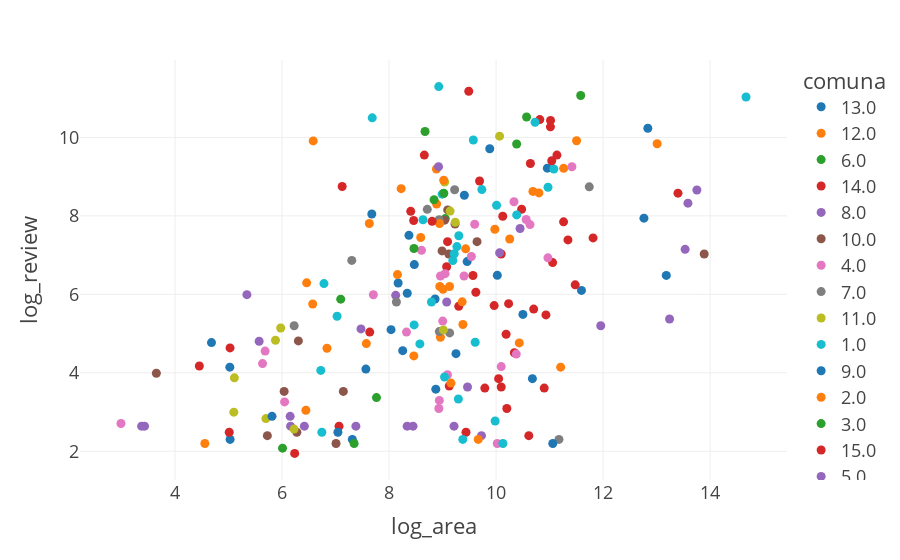

Notebook code cell kept with this figure:
### Code cell
px.scatter(data_frame=evt_score, x='log_area', y='log_review', color='comuna', template='presentation')

### Figure 1 — Plotly figure (JSON) as saved in the notebook; plotly's stock layout.template omitted (floating-point values rounded to 4 significant figures)
{"data": [{"hovertemplate": "comuna=13.0<br>log_area=%{x}<br>log_review=%{y}<extra></extra>", "legendgroup": "13.0", "marker": {"color": "#1F77B4", "symbol": "circle"}, "mode": "markers", "name": "13.0", "orientation": "v", "showlegend": true, "type": "scatter", "x": [9.407, 9.882, 5.029, 7.678, 12.84, 10.5, 10.68, 8.86, 9.012, 7.567, 7.314, 11.6, 10.96, 13.18, 8.037, 5.024, 9.459, 8.873, 8.34], "xaxis": "x", "y": [8.527, 9.713, 2.303, 8.047, 10.23, 5.489, 3.85, 5.881, 8.569, 4.094, 2.303, 6.1, 9.216, 6.483, 5.1, 4.143, 6.835, 3.584, 6.028], "yaxis": "y"}, {"hovertemplate": "comuna=12.0<br>log_area=%{x}<br>log_review=%{y}<extra></extra>", "legendgroup": "12.0", "marker": {"color": "#FF7F0E", "symbol": "circle"}, "mode": "markers", "name": "12.0", "orientation": "v", "showlegend": true, "type": "scatter", "x": [7.575, 11.5, 9.008, 13.01, 8.226, 10.69, 8.592, 11.26, 8.96, 4.558, 9.431, 6.583, 11.21, 8.889, 6.573, 9.38], "xaxis": "x", "y": [4.745, 9.915, 6.127, 9.839, 8.694, 8.623, 7.45, 9.212, 4.905, 2.197, 7.16, 9.911, 4.143, 8.303, 5.753, 5.231], "yaxis": "y"}, {"hovertemplate": "comuna=6.0<br>log_area=%{x}<br>log_review=%{y}<extra></extra>", "legendgroup": "6.0", "marker": {"color": "#2CA02C", "symbol": "circle"}, "mode": "markers", "name": "6.0", "orientation": "v", "showlegend": true, "type": "scatter", "x": [10.38, 11.58, 10.57, 7.347, 6.01, 9.05, 7.765], "xaxis": "x", "y": [9.832, 11.07, 10.52, 2.197, 2.079, 7.932, 3.367], "yaxis": "y"}, {"hovertemplate": "comuna=14.0<br>log_area=%{x}<br>log_review=%{y}<extra></extra>", "legendgroup": "14.0", "marker": {"color": "#D62728", "symbol": "circle"}, "mode": "markers", "name": "14.0", "orientation": "v", "showlegend": true, "type": "scatter", "x": [10.12, 10.64, 11.34, 10.1, 7.124, 9.692, 10.48, 7.639, 10.7, 10.61, 11.02, 13.4, 8.659, 10.2, 8.46, 10.34, 10.9, 11.14, 9.125, 9.622, 11.06, 9.076, 11.81, 9.79, 9.302, 10.1, 9.438, 10.05, 9.489, 11.48, 10.19, 10.23, 11.02, 9.964, 10.93, 10.82, 9.093, 7.065], "xaxis": "x", "y": [7.99, 9.335, 7.388, 7.029, 8.748, 8.89, 8.168, 5.037, 5.624, 2.398, 10.27, 8.578, 9.55, 3.091, 7.883, 4.511, 3.611, 9.55, 3.664, 6.052, 6.809, 6.702, 7.438, 3.611, 5.694, 3.638, 2.485, 3.85, 11.18, 6.242, 4.984, 5.762, 10.43, 5.714, 5.476, 10.45, 7.343, 2.639], "yaxis": "y"}, {"hovertemplate": "comuna=8.0<br>log_area=%{x}<br>log_review=%{y}<extra></extra>", "legendgroup": "8.0", "marker": {"color": "#9467BD", "symbol": "circle"}, "mode": "markers", "name": "8.0", "orientation": "v", "showlegend": true, "type": "scatter", "x": [9.727, 10.07, 10.45, 13.24, 9.077, 13.75, 9.466, 13.53, 8.124, 7.475, 6.152, 9.214, 8.448, 7.38, 8.338, 6.16, 3.431, 3.376, 6.417, 13.59, 11.96], "xaxis": "x", "y": [2.398, 7.057, 7.679, 5.371, 5.805, 8.66, 3.638, 7.147, 5.974, 5.118, 2.89, 2.639, 2.639, 2.639, 2.639, 2.639, 2.639, 2.639, 2.639, 8.324, 5.198], "yaxis": "y"}, {"hovertemplate": "comuna=10.0<br>log_area=%{x}<br>log_review=%{y}<extra></extra>", "legendgroup": "10.0", "marker": {"color": "#8C564B", "symbol": "circle"}, "mode": "markers", "name": "10.0", "orientation": "v", "showlegend": true, "type": "scatter", "x": [9.644, 7.009, 6.305, 8.99, 13.89, 3.651, 9.117, 9.096, 7.146, 5.726, 6.039, 9.233, 6.277, 9.038], "xaxis": "x", "y": [7.343, 2.197, 4.812, 7.107, 7.027, 3.989, 7.027, 8.153, 3.526, 2.398, 3.526, 7.793, 2.485, 7.89], "yaxis": "y"}, {"hovertemplate": "comuna=4.0<br>log_area=%{x}<br>log_review=%{y}<extra></extra>", "legendgroup": "4.0", "marker": {"color": "#E377C2", "symbol": "circle"}, "mode": "markers", "name": "4.0", "orientation": "v", "showlegend": true, "type": "scatter", "x": [10.33, 9.601, 10.97, 10.56, 9.091, 11.42, 10.38, 7.707, 9.003, 8.607, 5.636, 9.047, 10.63, 2.99, 9.539, 10.1, 10.02, 8.931, 8.94, 5.684, 6.048, 8.326, 9.401, 8.961], "xaxis": "x", "y": [8.36, 7.786, 6.93, 7.909, 3.951, 9.253, 4.477, 5.989, 5.318, 7.121, 4.234, 6.528, 7.779, 2.708, 6.964, 4.159, 2.197, 3.091, 3.296, 4.554, 3.258, 5.037, 6.468, 6.468], "yaxis": "y"}, {"hovertemplate": "comuna=7.0<br>log_area=%{x}<br>log_review=%{y}<extra></extra>", "legendgroup": "7.0", "marker": {"color": "#7F7F7F", "symbol": "circle"}, "mode": "markers", "name": "7.0", "orientation": "v", "showlegend": true, "type": "scatter", "x": [8.714, 11.17, 8.939, 8.138, 11.74, 6.227, 8.936, 9.133, 9.225, 7.303], "xaxis": "x", "y": [8.167, 2.303, 5.05, 5.805, 8.74, 5.198, 7.904, 5.017, 8.668, 6.865], "yaxis": "y"}, {"hovertemplate": "comuna=11.0<br>log_area=%{x}<br>log_review=%{y}<extra></extra>", "legendgroup": "11.0", "marker": {"color": "#BCBD22", "symbol": "circle"}, "mode": "markers", "name": "11.0", "orientation": "v", "showlegend": true, "type": "scatter", "x": [9.039, 5.11, 10.07, 5.099, 9.237, 9.14, 5.877, 5.975, 9.015, 6.225, 5.698], "xaxis": "x", "y": [8.864, 3.871, 10.03, 2.996, 7.838, 8.121, 4.828, 5.142, 5.094, 2.565, 2.833], "yaxis": "y"}, {"hovertemplate": "comuna=1.0<br>log_area=%{x}<br>log_review=%{y}<extra></extra>", "legendgroup": "1.0", "marker": {"color": "#17BECF", "symbol": "circle"}, "mode": "markers", "name": "1.0", "orientation": "v", "showlegend": true, "type": "scatter", "x": [9.268, 9.191, 9.304, 10.13, 8.468, 8.993, 7.029, 9.575, 10.73, 9.734, 10.38, 8.929, 9.219, 7.686, 6.784, 9.982, 6.725, 9.037, 8.792, 8.634, 8.576, 10.97, 14.67, 11.08, 6.744, 9.61, 9.295, 10.01, 9.378], "xaxis": "x", "y": [7.217, 6.864, 7.493, 2.197, 5.22, 8.554, 5.442, 9.934, 10.39, 8.669, 8.025, 11.29, 7.034, 10.5, 6.275, 2.773, 4.06, 3.892, 5.805, 7.901, 4.736, 8.729, 11.03, 9.195, 2.485, 4.779, 3.332, 8.268, 2.303], "yaxis": "y"}, {"hovertemplate": "comuna=9.0<br>log_area=%{x}<br>log_review=%{y}<extra></extra>", "legendgroup": "9.0", "marker": {"color": "#1F77B4", "symbol": "circle"}, "mode": "markers", "name": "9.0", "orientation": "v", "showlegend": true, "type": "scatter", "x": [9.251, 12.76, 4.682, 8.255, 5.813, 11.06, 8.472, 8.372, 8.17, 7.044, 10.02], "xaxis": "x", "y": [4.489, 7.942, 4.771, 4.564, 2.89, 2.197, 6.758, 7.504, 6.288, 2.485, 6.485], "yaxis": "y"}, {"hovertemplate": "comuna=2.0<br>log_area=%{x}<br>log_review=%{y}<extra></extra>", "legendgroup": "2.0", "marker": {"color": "#FF7F0E", "symbol": "circle"}, "mode": "markers", "name": "2.0", "orientation": "v", "showlegend": true, "type": "scatter", "x": [8.885, 10.43, 9.667, 9.366, 9.977, 7.631, 8.463, 6.84, 9.022, 8.949, 8.157, 6.446, 6.46, 10.8, 9.13, 10.25, 8.943, 9.158], "xaxis": "x", "y": [9.196, 4.762, 2.303, 5.808, 7.658, 7.807, 4.431, 4.625, 8.909, 6.201, 6.503, 3.045, 6.293, 8.586, 6.201, 7.41, 7.805, 3.738], "yaxis": "y"}, {"hovertemplate": "comuna=3.0<br>log_area=%{x}<br>log_review=%{y}<extra></extra>", "legendgroup": "3.0", "marker": {"color": "#2CA02C", "symbol": "circle"}, "mode": "markers", "name": "3.0", "orientation": "v", "showlegend": true, "type": "scatter", "x": [8.673, 9.023, 8.841, 7.097, 8.466], "xaxis": "x", "y": [10.15, 8.576, 8.41, 5.878, 7.169], "yaxis": "y"}, {"hovertemplate": "comuna=15.0<br>log_area=%{x}<br>log_review=%{y}<extra></extra>", "legendgroup": "15.0", "marker": {"color": "#D62728", "symbol": "circle"}, "mode": "markers", "name": "15.0", "orientation": "v", "showlegend": true, "type": "scatter", "x": [11.26, 6.236, 5.029, 11.04, 8.804, 8.405, 4.455, 5.013, 9.568], "xaxis": "x", "y": [7.849, 1.946, 4.635, 9.405, 7.861, 8.115, 4.174, 2.485, 6.482], "yaxis": "y"}, {"hovertemplate": "comuna=5.0<br>log_area=%{x}<br>log_review=%{y}<extra></extra>", "legendgroup": "5.0", "marker": {"color": "#9467BD", "symbol": "circle"}, "mode": "markers", "name": "5.0", "orientation": "v", "showlegend": true, "type": "scatter", "x": [5.572, 8.925, 5.344], "xaxis": "x", "y": [4.804, 9.256, 5.991], "yaxis": "y"}], "layout": {"legend": {"title": {"text": "comuna"}, "tracegroupgap": 0}, "margin": {"t": 60}, "xaxis": {"anchor": "y", "domain": [0, 1], "title": {"text": "log_area"}}, "yaxis": {"anchor": "x", "domain": [0, 1], "title": {"text": "log_review"}}}}
